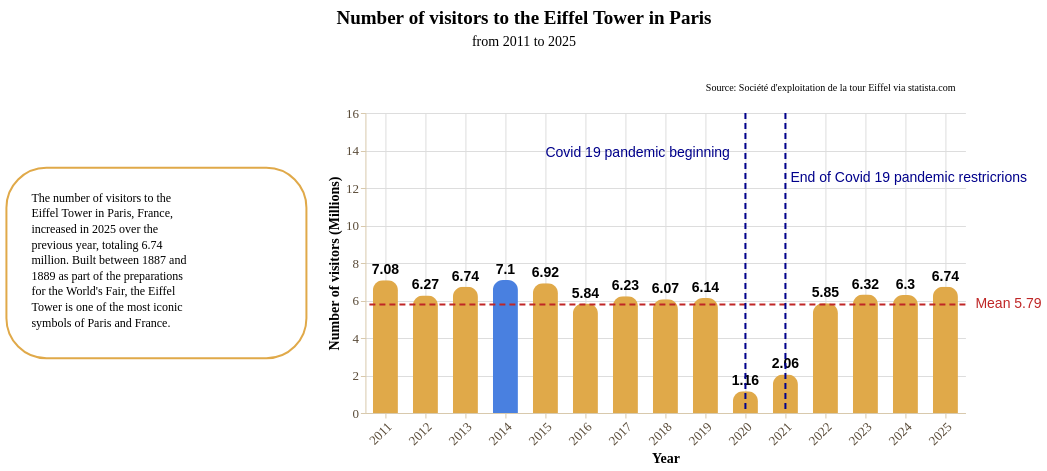

Notebook source saved alongside this figure:
### Markdown cell above
Data story with **bar chart**

### Code cell
story = (
    pn.Story(
    #Builing the Story class object
        data = tour_eiffel,
        width = 600,
        height = 300,
        template = tourEiffelTemplate #Using the tourEiffelTemplate
    )

    #Method invocation
    #Bar chart
    .mark_bar(
        cornerRadiusEnd = 10,
        size = 25
    )

    #Data encoding
    .encode(
        x = alt.X(
            "year:N",
            title = "Year", 
            axis = alt.Axis(
                grid = True,
                labelAngle = -45
            )
        ),
        y = alt.Y(
            "visitors:Q",
            title = "Number of visitors (Millions)",
            axis = alt.Axis(
                grid = True
            ),
            scale = alt.Scale(
                domain=[0, 16]
            )
        )
    )

    #Data source
    .add_source(
        text = "Source: Société d'exploitation de la tour Eiffel via statista.com",
        position = "top",
        align = "right"
    )
    
    #Title and subtitle
    .add_title(
        title = "Number of visitors to the Eiffel Tower in Paris",
        subtitle = "from 2011 to 2025",
        align = "center"
    )

    #Context area (on the left)
    .add_context(
        text = " The number of visitors to the Eiffel Tower in Paris, France, increased in 2025 over the previous year, totaling 6.74 million. Built between 1887 and 1889 as part of the preparations for the World's Fair, the Eiffel Tower is one of the most iconic symbols of Paris and France.",
        position = "left",
    )

    #Labels
    .add_labels_chart(
        values = "visitors:Q",
        font_size = 14,
        font_weight = "bold",
        dy = -10
    )

    #Mean
    .add_line(
        value = tour_eiffel["visitors"],
        math = "mean",
        label_font_size = 14,
    )

    #Highlighing line
    .add_line(
        orientation = "vertical",
        value = 2020,
        label_text = "Covid 19 pandemic beginning",
        color = "darkblue",
        label_dx = -200,
        label_dy = 50,
        label_font_size = 14
    )

    #Highlighing line
    .add_line(
        orientation = "vertical",
        value = 2021,
        label_text = "End of Covid 19 pandemic restricrions",
        color = "darkblue",
        label_dx = 5,
        label_dy = 75,
        label_font_size = 14
    )

    #Highlighing bar
    .add_highlight(2014)

    .render()
)

story

### Figure 1 — Vega-Lite specification as saved in the notebook (floating-point values rounded to 4 significant figures)
{"config": {"view": {"continuousWidth": 300, "continuousHeight": 300, "strokeWidth": 0}, "axis": {"domainColor": "#d8c9ad", "grid": false, "labelColor": "#594a37", "labelFont": "Montserrat", "labelFontSize": 13, "tickColor": "#d8c9ad", "titleColor": "#000000", "titleFont": "Montserrat", "titleFontSize": 14}, "axisX": {"labelAngle": 0, "labelExpr": "length(datum.label) > 12 ? replace(datum.label, /\\s+/, '\\n') : datum.label", "labelLineHeight": 14}, "bar": {"color": "rgb(224, 169, 73)"}, "legend": {"labelColor": "#594a37", "labelFont": "Montserrat", "labelFontSize": 12, "titleColor": "#000000", "titleFont": "Montserrat", "titleFontSize": 12}, "line": {"color": "rgb(224, 169, 73)"}, "mark": {"strokeWidth": 2.5}, "point": {"color": "#000000", "filled": true, "size": 75}, "range": {"category": ["rgb(224, 169, 73)", "rgb(73, 128, 224)", "#348035", "#a46cc2", "#d96027"]}, "title": {"color": "#000000", "font": "Montserrat", "fontSize": 19}}, "vconcat": [{"layer": [{"mark": {"type": "text", "align": "center", "baseline": "top", "color": "#000000", "font": "Montserrat", "fontSize": 19, "fontWeight": "bold", "text": "Number of visitors to the Eiffel Tower in Paris"}, "encoding": {"x": {"value": 450.0}, "y": {"value": 4}}}, {"mark": {"type": "text", "align": "center", "baseline": "top", "color": "#000000", "font": "Montserrat", "fontSize": 14, "text": "from 2011 to 2025"}, "encoding": {"x": {"value": 450.0}, "y": {"value": 30}}}], "data": {"name": "data-6fad5c34291b82fc9632cbce143d677a"}, "height": 58, "width": 900.0}, {"hconcat": [{"layer": [{"mark": {"type": "rect", "color": "rgb(255, 255, 255)", "cornerRadius": 40.0, "opacity": 1.0, "stroke": "rgb(224, 169, 73)", "strokeWidth": 2.0}, "encoding": {"x": {"value": 0}, "x2": {"value": 300.0}, "y": {"value": 54.8}, "y2": {"value": 245.2}}}, {"mark": {"type": "text", "align": "left", "baseline": "top", "color": "rgb(0, 0, 0)", "font": "Montserrat", "fontSize": 12, "fontStyle": "normal", "fontWeight": "normal", "lineBreak": "\n", "lineHeight": 15.6, "text": "The number of visitors to the\nEiffel Tower in Paris, France,\nincreased in 2025 over the\nprevious year, totaling 6.74\nmillion. Built between 1887 and\n1889 as part of the preparations\nfor the World's Fair, the Eiffel\nTower is one of the most iconic\nsymbols of Paris and France."}, "encoding": {"x": {"value": 25}, "y": {"value": 79.8}}}], "data": {"name": "data-6fad5c34291b82fc9632cbce143d677a"}, "height": 190.4, "width": 300.0}, {"layer": [{"mark": {"type": "bar", "cornerRadiusEnd": 10, "size": 25}, "encoding": {"color": {"condition": {"test": "(datum['year'] === 2014)", "value": "rgb(73, 128, 224)"}, "value": "rgb(224, 169, 73)"}, "x": {"axis": {"grid": true, "labelAngle": -45}, "field": "year", "title": "Year", "type": "nominal"}, "y": {"axis": {"grid": true}, "field": "visitors", "scale": {"domain": [0, 16]}, "title": "Number of visitors (Millions)", "type": "quantitative"}}}, {"mark": {"type": "text", "align": "center", "angle": 0, "color": "rgb(0, 0, 0)", "dx": 0, "dy": -10, "fontSize": 14, "fontWeight": "bold", "lineBreak": "\n"}, "encoding": {"text": {"field": "visitors", "type": "quantitative"}, "x": {"axis": {"grid": true, "labelAngle": -45}, "field": "year", "title": "Year", "type": "nominal"}, "y": {"axis": {"grid": true}, "field": "visitors", "scale": {"domain": [0, 16]}, "title": "Number of visitors (Millions)", "type": "quantitative"}}}, {"data": {"name": "data-6fad5c34291b82fc9632cbce143d677a"}, "mark": {"type": "text", "align": "right", "baseline": "bottom", "color": "rgb(0, 0, 0)", "font": "Montserrat", "fontSize": 10, "lineBreak": "\n", "text": "Source: Société d'exploitation de la tour Eiffel via statista.com"}, "encoding": {"x": {"value": 590}, "y": {"value": -20}}}, {"layer": [{"data": {"name": "data-c4b229d1a5263d8be8c25488e2374259"}, "mark": {"type": "rule", "color": "rgb(191, 38, 38)", "strokeDash": [6, 4], "strokeWidth": 2}, "encoding": {"y": {"field": "y", "type": "quantitative"}}}, {"data": {"name": "data-f0f0dadff6189509d6c7688db704b11a"}, "mark": {"type": "text", "align": "left", "color": "rgb(191, 38, 38)", "dx": 0, "dy": 0, "fontSize": 14, "fontStyle": "normal", "fontWeight": "normal"}, "encoding": {"text": {"value": "Mean 5.79"}, "x": {"value": 610}, "y": {"field": "y", "type": "quantitative"}}}]}, {"layer": [{"data": {"name": "data-bda9bffe9e264e31167b6491152f8cc9"}, "mark": {"type": "rule", "color": "darkblue", "strokeDash": [6, 4], "strokeWidth": 2}, "encoding": {"x": {"field": "x", "type": "nominal"}}}, {"data": {"name": "data-06b5451864432c29688e805fdf8a71ce"}, "mark": {"type": "text", "align": "left", "color": "darkblue", "dx": -200, "dy": 50, "fontSize": 14, "fontStyle": "normal", "fontWeight": "normal"}, "encoding": {"text": {"value": "Covid 19 pandemic beginning"}, "x": {"field": "x", "type": "nominal"}, "y": {"value": -10}}}]}, {"layer": [{"data": {"name": "data-c636a8228389466f33a3b49c28851687"}, "mark": {"type": "rule", "color": "darkblue", "strokeDash": [6, 4], "strokeWidth": 2}, "encoding": {"x": {"field": "x", "type": "nominal"}}}, {"data": {"name": "data-50229de4c90ef8ab7b084eaad8c9a32f"}, "mark": {"type": "text", "align": "left", "color": "darkblue", "dx": 5, "dy": 75, "fontSize": 14, "fontStyle": "normal", "fontWeight": "normal"}, "encoding": {"text": {"value": "End of Covid 19 pandemic restricrions"}, "x": {"field": "x", "type": "nominal"}, "y": {"value": -10}}}]}], "data": {"name": "data-ec05fe857cf946c82e282ba6e2a3ba54"}, "height": 300, "width": 600}]}], "center": true, "resolve": {"axis": {"x": "shared", "y": "shared"}}, "$schema": "https://vega.github.io/schema/vega-lite/v6.4.1.json", "datasets": {"data-6fad5c34291b82fc9632cbce143d677a": [{"_": 0}], "data-ec05fe857cf946c82e282ba6e2a3ba54": [{"year": 2011, "visitors": 7.08}, {"year": 2012, "visitors": 6.27}, {"year": 2013, "visitors": 6.74}, {"year": 2014, "visitors": 7.1}, {"year": 2015, "visitors": 6.92}, {"year": 2016, "visitors": 5.84}, {"year": 2017, "visitors": 6.23}, {"year": 2018, "visitors": 6.07}, {"year": 2019, "visitors": 6.14}, {"year": 2020, "visitors": 1.16}, {"year": 2021, "visitors": 2.06}, {"year": 2022, "visitors": 5.85}, {"year": 2023, "visitors": 6.32}, {"year": 2024, "visitors": 6.3}, {"year": 2025, "visitors": 6.74}], "data-c4b229d1a5263d8be8c25488e2374259": [{"y": 5.79}], "data-f0f0dadff6189509d6c7688db704b11a": [{"y": 5.79, "label_x": 0}], "data-bda9bffe9e264e31167b6491152f8cc9": [{"x": 2020}], "data-06b5451864432c29688e805fdf8a71ce": [{"x": 2020, "label_y": 0}], "data-c636a8228389466f33a3b49c28851687": [{"x": 2021}], "data-50229de4c90ef8ab7b084eaad8c9a32f": [{"x": 2021, "label_y": 0}]}}
